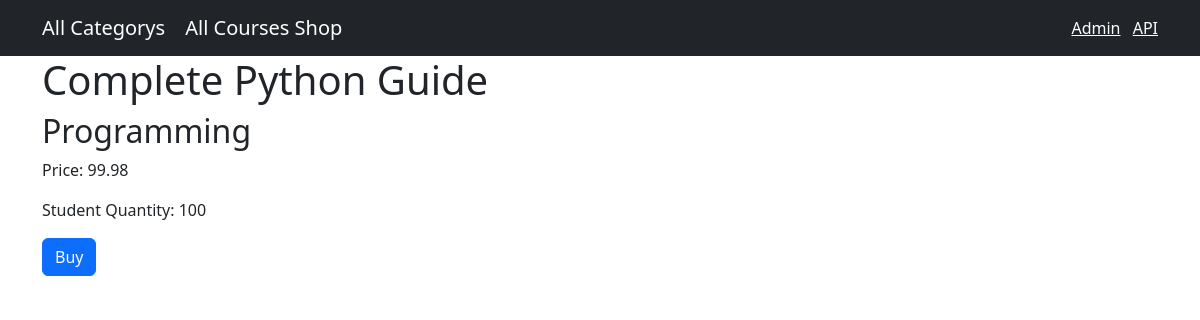
Screenshot of /shop/course_selected/id=1 with the database file from the repository.
### shop/models.py (models this page shows, shortened)
class Course(models.Model):
    title = models.CharField(max_length=300)
    price = models.FloatField()
    students_qty = models.IntegerField()
    reviews_qty = models.IntegerField()
    category = models.ForeignKey(Category, on_delete=models.CASCADE)
    created_at = models.DateTimeField(default=timezone.now)

class Category(models.Model):
    title = models.CharField(max_length=255)
    created_at = models.DateTimeField(default=timezone.now)
    def __str__(self):
        return self.title  # adugam metoda magica ca sa vedem denumirea titlului in partea de admin

### shop/views.py (the view)
# urls.py: path('course_selected/id=<int:course_id>', views.course_selected, name='course_selected'),
def course_selected(request, course_id):
    courses = get_object_or_404(Course, pk=course_id)
    return render(request, 'shop/course_selected.html', {'course': courses})

### templates/shop/course_selected.html (shortened to what this page needs)
{% extends 'base.html' %}
{% block content %}
<h1>{{ course.title }}</h1>
<h2>{{ course.category }}</h2>
<p>Price: {{ course.price }}</p>
<p>Student Quantity: {{ course.students_qty }}</p>
<button class="btn btn-primary">Buy</button>
{% endblock %}

### rows the page displays
Course: title "Complete Python Guide", category "Programming", price "99.98", students_qty "100"
